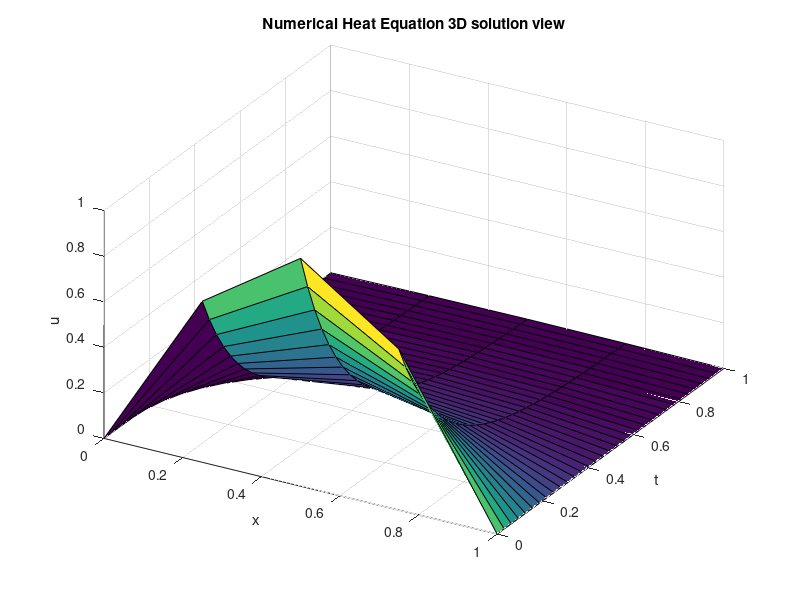
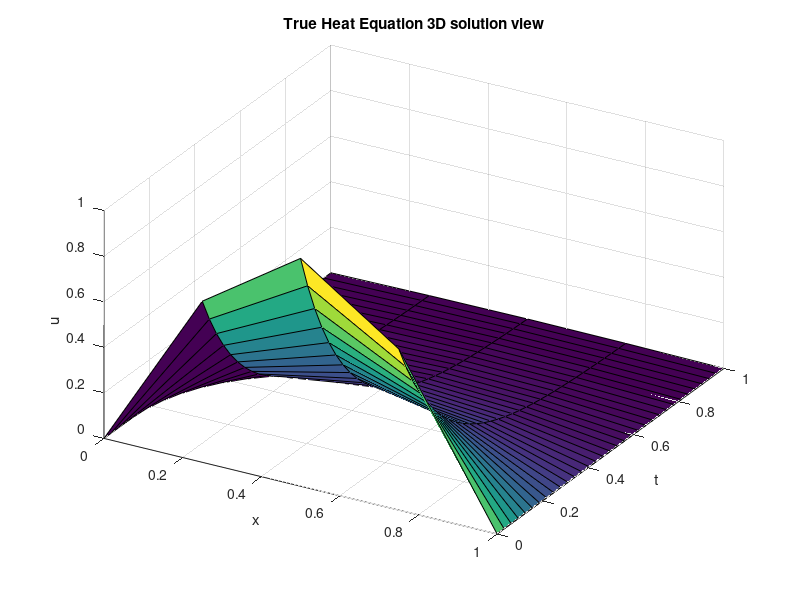

These figures' MATLAB source, in order: (Note: this script raises an error after producing the figures.)
% Initialize
clc
clear

po = 2;

L=1; %x length
T=1; %time to elapse
D=1/2; %Diffusivity coeff
M=2^po; %various different space step iterations

x_0=0;
t_0=0;

K=2^(2*po+1);
dx=L/M;
dt=T/K;

for j=1:K+1
    t(j)=(j-1)*dt;
end %time steps for mesh
t
t = 0:dt:T


R=D*dt/dx^2; % 
if R >= 1/2
    disp('R must be less than 1/2. Try lowering value of M')
    return
end


% Numerical Soln Loop

% Position Mesh Points
for i=1:M+1
    x(i)=(i-1)*dx; %since Matlab begins at 1, x_0 must be i-1
end

x = 0:dx:L; %for -L to L, change M to 2*M

a = @(t) 0;         %2*t;       %boundary condition x=0
b = @(t) 0;           %2*t+L;     %boundary condition x=L
g = @(x) sin(pi.*x);  %x.^2;      %initial condition, t=0


u=zeros(K+1, M+1);

u(:,1)=a(t'); %input BCs
u(:,end)=b(t');
u(1,:)=g(x); %input ICs



% Forward Difference Scheme
for j=1:K
    for i=2:M
        u(j+1,i) = u(j,i) + R*(u(j, i+1) - 2*u(j, i) + u(j, i-1));   
    end
end
  
    

%loop for exact solution
u_true=zeros(K+1, M+1);

for j=1:K+1
    for i=1:M+1
        u_true(j,i) = sin(pi.*x(i))*exp(-D*pi^2*t(j));       %note, the exp coul 
        
        %u(j+1,i)=(1-2R)*u(j,i) + R*(u(j,i+1) + u(j, i-1)) as alt equation
    end
end

%{
figure(1)
for j=1:K+1
    plot(x,u_true(j,:),'linewidth',2);
    hold on;
end
title('True Heat Equation 2D views for different times')
xlabel('x')
ylabel('u_truee')

figure(2)
for j=1:K+1
    plot(x,u(j,:),'linewidth',2);
    hold on;
end
title('Numerical Heat Equation 2D views for different times')
xlabel('x')
ylabel('u')
%}
figure(3)
X1=kron(ones(K+1,1),x);
T1=kron(ones(1,M+1),t');
surf(X1,T1,u)
view(30,40);
title('Numerical Heat Equation 3D solution view')
xlabel('x')
ylabel('t')
zlabel('u')

figure(4)
X1=kron(ones(K+1,1),x);
T1=kron(ones(1,M+1),t');
surf(X1,T1,u_true)
view(30,40);
title('True Heat Equation 3D solution view')
xlabel('x')
ylabel('t')
zlabel('u')
%{
figure(5)
plot(x,u(K,:),'linewidth',2);
hold on;
plot(x,u_true(K,:),'linewidth',2);
%}

% Errors and norms
    
u1 = u(end-1,:)
u1_true = u_true(end-1,:)


    L_inf = max(max(abs(u1-u1_true))); %NEED COMPUTE VECTOR NORM NOT MATRIX NORM, SO USE LAST ROW, COMPARE AT T = 1

    L2 = norm(u1-u1_true, 1); %FIX THIS

    L1  = norm(u1-u1_true, 2);

    L1 = L1';
    L2 = L2';
    L_inf = L_inf';
    
    x(2) - x(1)
    results = table(K, M, L1,L2,L_inf)
